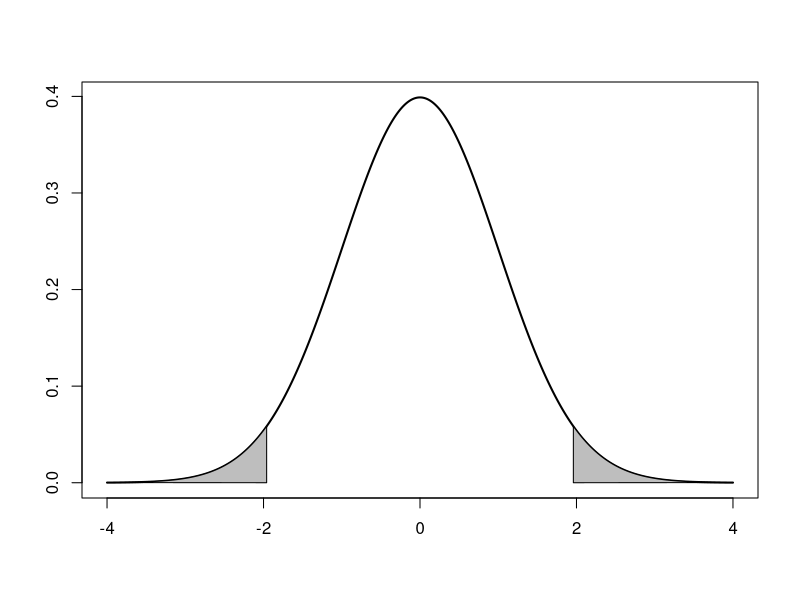
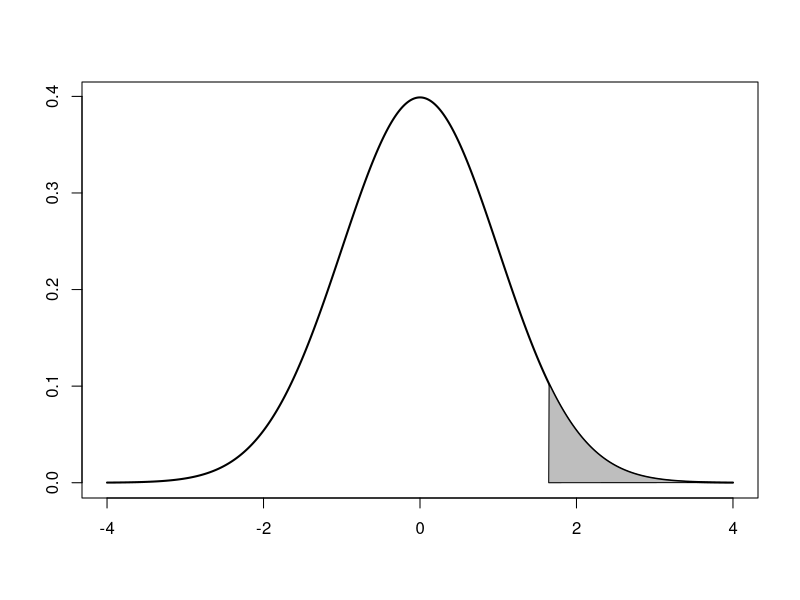
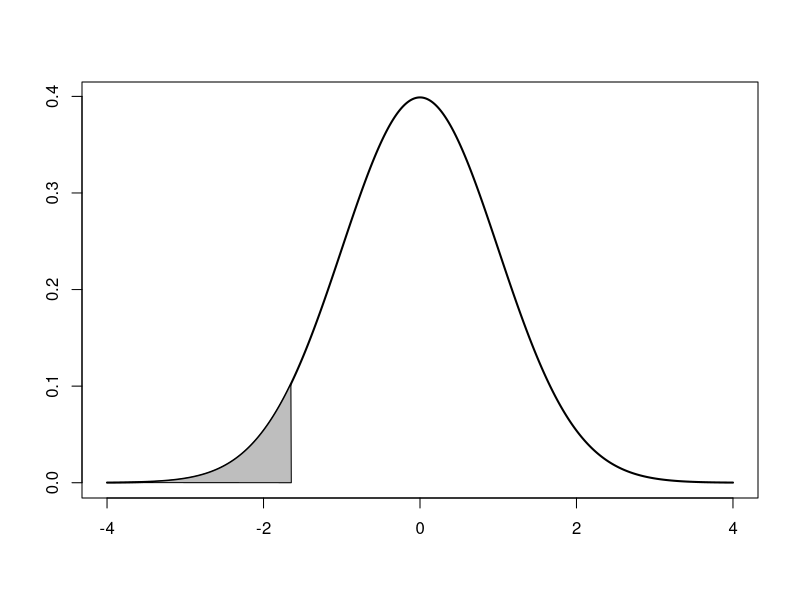
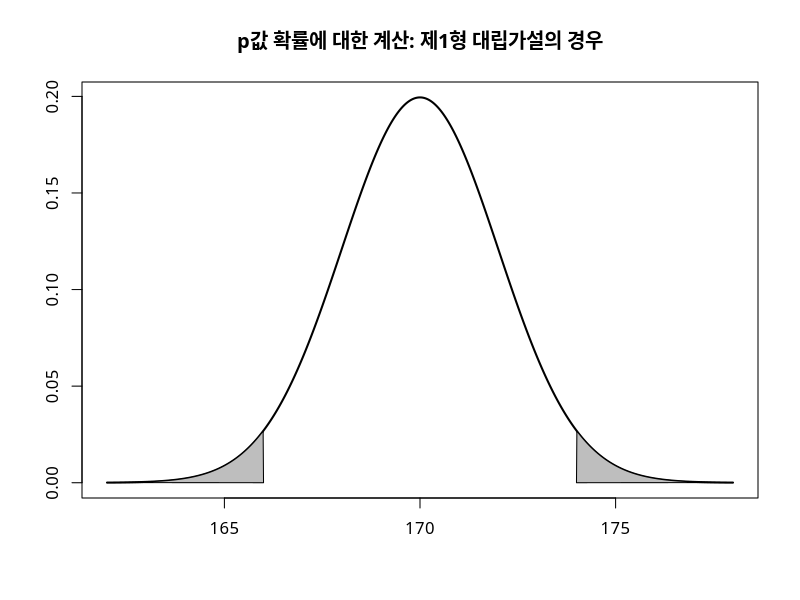
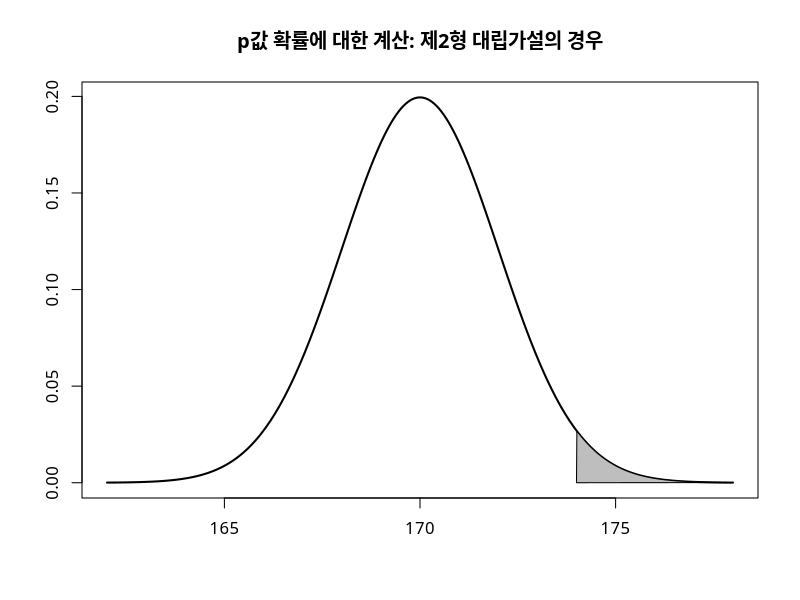
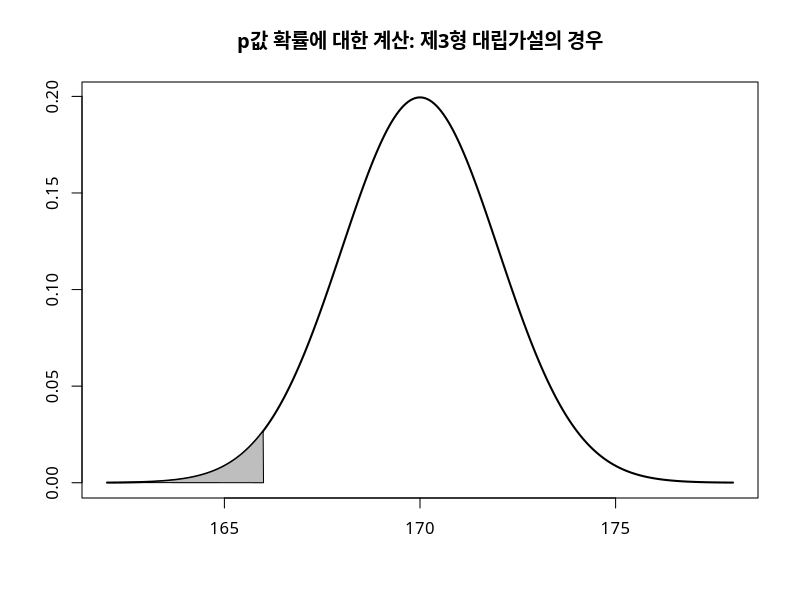

Source code (R) for these figures, in order:
## ---- chunk 1
x=seq(-4,4,0.01); y=dnorm(x); x1=qnorm(0.025); x2=qnorm(0.975)
plot(x, y, xlab='', type='l', ylab='', lwd=2, main='') 
polygon(c(x2,x[(x>x2)]), c(0,y[(x>x2)]), col="gray")
polygon(c(x[(x<x1)],x1), c(y[(x<x1)],0), col="gray")
## ---- chunk 2
x2=qnorm(0.95)
plot(x, y, xlab='', type='l', ylab='', lwd=2, main='') 
polygon(c(x2,x[(x>x2)]), c(0,y[(x>x2)]), col="gray")
## ---- chunk 3
x1=qnorm(0.05)
plot(x, y, xlab='', type='l', ylab='', lwd=2, main='') 
polygon(c(x[(x<x1)],x1), c(y[(x<x1)],0), col="gray")
## ---- chunk 4
qnorm(0.05, 170, 10/sqrt(25))
## ---- chunk 5
qnorm(0.05)
## ---- chunk 6
pnorm(166, 170, 10/sqrt(25))
## ---- chunk 7
par(family="AppleGothic")

x=seq(162,178,0.01); y=dnorm(x, 170, 2); x1=166; x2=174; 
plot(x, y, xlab='', type='l', ylab='', lwd=2, 
     main='p값 확률에 대한 계산: 제1형 대립가설의 경우')
polygon(c(x2,x[(x>x2)]), c(0,y[(x>x2)]), col="gray")
polygon(c(x[(x<x1)],x1), c(y[(x<x1)],0), col="gray")
## ---- chunk 8
par(family="AppleGothic")

plot(x, y, xlab='', type='l', ylab='', lwd=2, main='p값 확률에 대한 계산: 제2형 대립가설의 경우') 
polygon(c(x2,x[(x>x2)]), c(0,y[(x>x2)]), col="gray")
## ---- chunk 9
par(family="AppleGothic")

plot(x, y, xlab='', type='l', ylab='', lwd=2, main='p값 확률에 대한 계산: 제3형 대립가설의 경우') 
polygon(c(x[(x<x1)],x1), c(y[(x<x1)],0), col="gray")
## ---- chunk 10
x = c(7.35, 7.39, 7.87, 7.41, 7.42, 7.69, 7.82, 7.75, 7.32, 7.46)
t.test(x, alternative="less",mu=7.7)
## ---- chunk 11
2*(1-pnorm(160,159,sqrt(6/50)))
## ---- chunk 12
x = c(81, 72, 90, 87, 110, 102, 66, 73, 83, 84) 
y = c(78, 72, 85, 84, 101, 101, 60, 68, 80, 79) 
t.test(x, y, paired=TRUE, alternative="greater")
## ---- chunk 13
x = c(22.4, 32.4, 21.2, 36.8, 42.2, 16.4, 15.5, 38.8, 24.9, 26.6, 28.5, 25.0, 21.8, 26.5, 10.1, 14.1, 12.5, 14.6, 30.5, 13.0, 41.3, 40.4, 25.5, 35.8) 
y = c(15.7, 14.1, 12.3, 12.1, 14.7, 10.3, 14.3, 21.4, 15.0, 40.8, 11.5, 13.7, 16.9, 11.0, 8.7, 11.8, 8.2) 
t.test(x, y, alternative="two.sided", var.equal=TRUE, conf.level=0.99)
